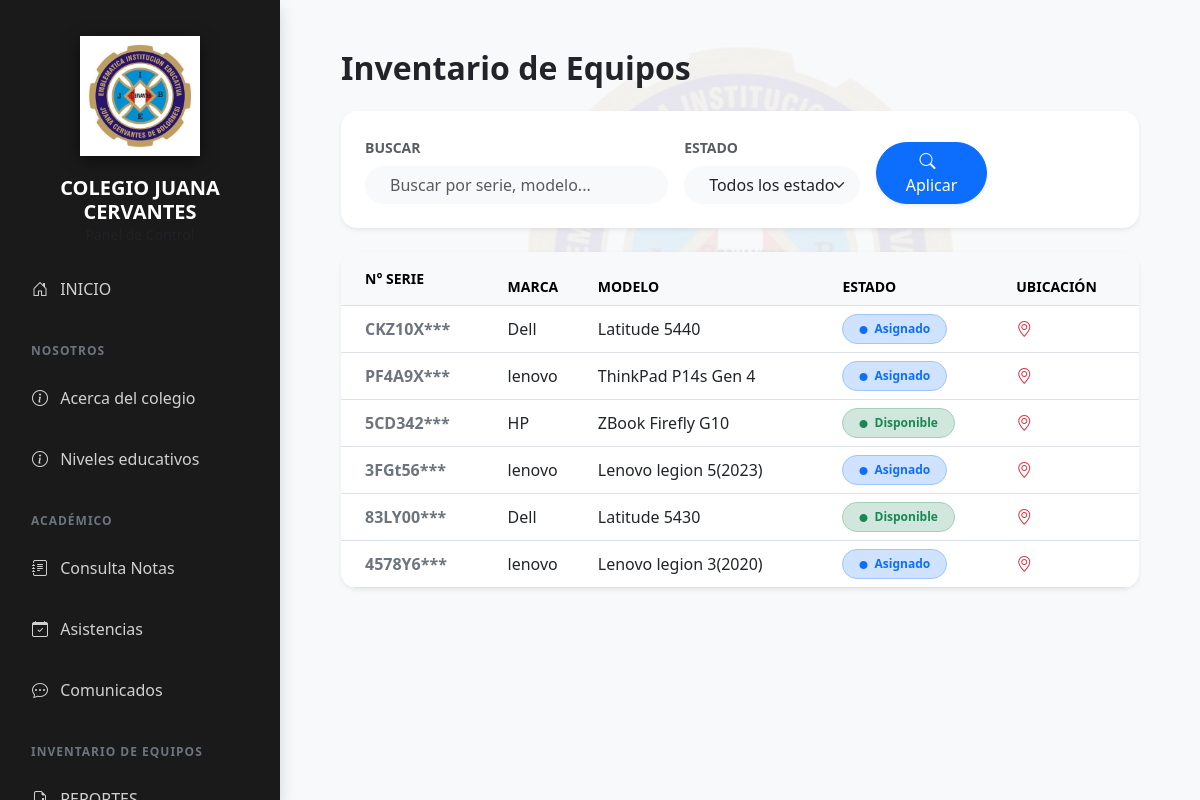
Page /equipos/ (signed in) on the earlier database version.
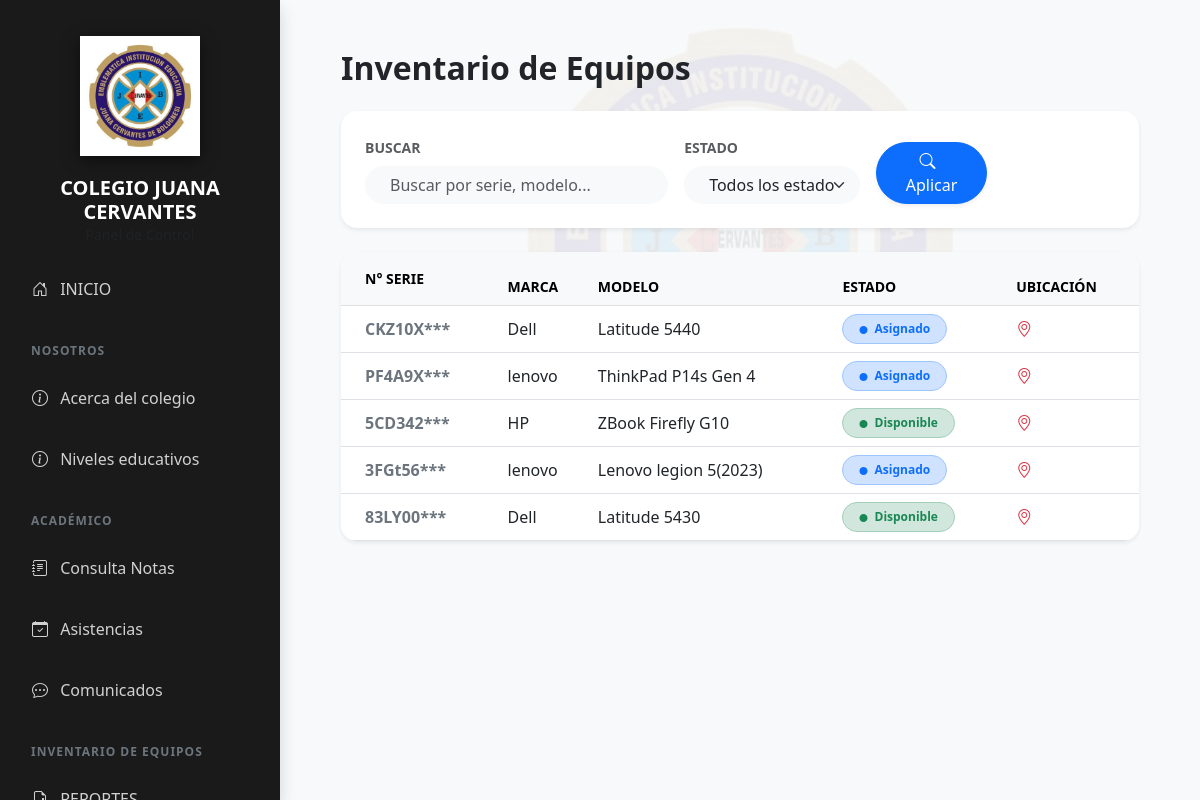
Same page on the later database version.
### inventario/models.py (models this page shows, shortened)
class Equipo(models.Model):
    CATEGORIAS = [
        ('LAPTOP', 'Laptop / Computadora'),
        ('SONIDO', 'Equipo de Sonido / Parlantes'),
        ('ELECTRO', 'Electrodoméstico'),
        ('ACCESORIO', 'Accesorio'),
    ]
    ESTADOS = [
        ('DISPONIBLE', 'Disponible'),
        ('EN_USO', 'En Uso'),
        ('MANTENIMIENTO', 'En Mantenimiento'),
        ('BAJA', 'Baja'),
    ]
    serie = models.CharField(max_length=100, unique=True)
    categoria = models.CharField(max_length=20, choices=CATEGORIAS, default='LAPTOP')
    marca = models.CharField(max_length=50)
    modelo = models.CharField(max_length=50)
    fecha_ingreso_colegio = models.DateField(verbose_name="Fecha de Ingreso/Donación")
    estado = models.CharField(max_length=15, choices=ESTADOS, default='DISPONIBLE')
    aula_actual = models.CharField(max_length=100, blank=True, null=True)
    eliminado = models.BooleanField(default=False, editable=False)
    objects = EquipoManager()

### inventario/views.py (the view)
# urls.py: path('equipos/', views.inventario_view, name='inventario'),
def inventario_view(request):
    if not request.user.is_authenticated and not request.session.get('es_invitado'):
        return redirect('login')
    equipos = Equipo.objects.all()
    q = request.GET.get('q', '')
    estado = request.GET.get('estado', '')
    if q:
        equipos = equipos.filter(
            Q(serie__icontains=q) |
            Q(marca__icontains=q) |
            Q(modelo__icontains=q)
        )
    if estado:
        equipos = equipos.filter(estado=estado)
    return render(request, 'inventario.html', {
        'equipos': equipos,
        'q': q,
        'estado_actual': estado,
    })

### inventario/templates/inventario.html (shortened to what this page needs)
{% extends "base.html" %}
{% load static %}
{% block content %}
<div class="container-fluid p-4" style="position: relative;">
    <div style="position: absolute; top: 40%; left: 50%; transform: translate(-50%, -50%); z-index: 0; pointer-events: none;">
        <img src="{% static 'inventario/logo.jpg' %}" alt="Fondo" style="width: 500px; opacity: 0.08;">
    </div>
    <div style="position: relative; z-index: 1;">
        <h2 class="fw-bold mb-4">Inventario de Equipos</h2>
        <div class="card border-0 shadow-sm mb-4 p-4 rounded-4 bg-white">
            <form method="GET" class="row g-3 align-items-end">
                <div class="col-md-5">
                    <label class="small fw-bold text-muted mb-2">BUSCAR</label>
                    <input type="text" name="q" class="form-control rounded-pill border-light bg-light px-4" placeholder="Buscar por serie, modelo...">
                </div>
                <div class="col-md-3">
                    <label class="small fw-bold text-muted mb-2">ESTADO</label>
                    <select name="estado" class="form-select rounded-pill border-light bg-light px-4">
                        <option value="">Todos los estados</option>
                    </select>
                </div>
                <div class="col-md-2">
                    <button type="submit" class="btn btn-primary rounded-pill w-100 shadow-sm px-4">
                        <i class="bi bi-search me-2"></i> Aplicar
                    </button>
                </div>
            </form>
        </div>
        <div class="card border-0 shadow-sm rounded-4 overflow-hidden bg-white">
            <table class="table table-hover align-middle mb-0">
                <thead class="table-light">
                    <tr class="text-muted small">
                        <th class="ps-4 py-3">N° SERIE</th>
                        <th>MARCA</th>
                        <th>MODELO</th>
                        <th>ESTADO</th>
                        <th>UBICACIÓN</th>
                    </tr>
                </thead>
                <tbody>
                    {% for e in equipos %}
                    <tr>
                        <td class="ps-4 fw-bold text-secondary">{{ e.serie|slice:":6" }}***</td>
                        <td>{{ e.marca }}</td>
                        <td>{{ e.modelo }}</td>
                        <td>
                            {% if e.estado == 'DISPONIBLE' %}
                                <span class="badge rounded-pill bg-success-subtle text-success px-3 py-2 border border-success-subtle">
                                    <i class="bi bi-circle-fill me-1" style="font-size: 8px;"></i> Disponible
                                </span>
                            {% else %}
                                <span class="badge rounded-pill bg-primary-subtle text-primary px-3 py-2 border border-primary-subtle">
                                    <i class="bi bi-circle-fill me-1" style="font-size: 8px;"></i> Asignado
                                </span>
                            {% endif %}
                        </td>
                        <td><i class="bi bi-geo-alt me-1 text-danger"></i> {{ e.aula }}</td>
                    </tr>
                    {% endfor %}
                </tbody>
            </table>
        </div>
    </div>
</div>
{% endblock %}

### inventario/templates/base.html (shortened to what this page needs)
{% load static %}
<!DOCTYPE html>
<html lang="es">
<head>
    <link href="https://cdn.jsdelivr.net/npm/bootstrap@5.3.0/dist/css/bootstrap.min.css" rel="stylesheet">
    <link rel="stylesheet" href="https://cdn.jsdelivr.net/npm/bootstrap-icons@1.11.0/font/bootstrap-icons.css">
</head>
<body>
    {% if user.is_authenticated or request.session.es_invitado %}
        <div class="sidebar p-3 shadow" id="sidebar">
            <div class="text-center">
                <img src="{% static 'inventario/logo.jpg' %}" alt="Logo" class="sidebar-logo">
                <h5 class="text-white fw-bold mb-0">COLEGIO JUANA CERVANTES</h5>
                <p class="text-muted small">Panel de Control</p>
            </div>
            <ul class="nav nav-pills flex-column mb-auto">
                <li class="nav-item">
                    <a href="{% url 'dashboard' %}" class="nav-link p-3 {% if request.resolver_match.url_name == 'dashboard' %}active{% endif %}">
                        <i class="bi bi-house-door me-2"></i> INICIO
                    </a>
                </li>
                <li><div class="nav-section-title">NOSOTROS</div></li>
                <li class="nav-item">
                    <a href="{% url 'info' %}" class="nav-link p-3 {% if request.resolver_match.url_name == 'info' %}active{% endif %}">
                        <i class="bi bi-info-circle me-2"></i> Acerca del colegio
                    </a>
                </li>
                <li class="nav-item">
                    <a href="#" class="nav-link p-3">
                        <i class="bi bi-info-circle me-2"></i> Niveles educativos
                    </a>
                </li>
                <li><div class="nav-section-title">ACADÉMICO</div></li>
                <li class="nav-item">
                    <a href="{% url 'notas' %}" class="nav-link p-3 {% if request.resolver_match.url_name == 'notas' %}active{% endif %}">
                        <i class="bi bi-journal-text me-2"></i> Consulta Notas
                    </a>
                </li>
                <li class="nav-item">
                    <a href="{% url 'asistencias' %}" class="nav-link p-3 {% if request.resolver_match.url_name == 'asistencias' %}active{% endif %}">
                        <i class="bi bi-calendar-check me-2"></i> Asistencias
                    </a>
                </li>
                <li class="nav-item">
                    <a href="#" class="nav-link p-3">
                        <i class="bi bi-chat-dots me-2"></i> Comunicados
                    </a>
                </li>
                <li><div class="nav-section-title">INVENTARIO DE EQUIPOS</div></li>
                <li class="nav-item">
                    <a href="{% url 'reportes' %}" class="nav-link text-white p-3 {% if request.resolver_match.url_name == 'reportes' %}active{% endif %}">
                        <i class="bi bi-file-earmark-bar-graph me-2"></i> REPORTES
                    </a>
                </li>
            </ul>
        </div>
        <div class="main-content">
            <div class="container-fluid">
                {% block content %}{% endblock %}
            </div>
        </div>
    {% else %}
        <div class="login-screen" style="min-height:100vh; display:flex; align-items:center; justify-content:center; background:#001a33;">
            {% block guest_content %}{% endblock %}
        </div>
    {% endif %}
</body>
</html>

### inventario/templates/base.html (style rules this page uses)
:root { --sidebar-bg: #1a1a1a; --primary-blue: #0d6efd; --sidebar-width: 280px; }
body { margin: 0; background-color: #f8f9fa; font-family: 'Segoe UI', Roboto, sans-serif; overflow-x: hidden; }
.sidebar { width: var(--sidebar-width); height: 100vh; background: var(--sidebar-bg); position: fixed; top: 0; left: 0; z-index: 1050; transition: all 0.3s ease-in-out; display: flex; flex-direction: column; }
.main-content { margin-left: var(--sidebar-width); min-height: 100vh; padding: 25px; transition: all 0.3s ease-in-out; }
.nav-link { transition: all 0.2s; border-radius: 10px; margin-bottom: 5px; color: rgba(255,255,255,0.8) !important; }
.nav-section-title { font-size: 0.75rem; text-transform: uppercase; letter-spacing: 1px; color: #6c757d; margin: 20px 0 10px 15px; font-weight: bold; }
.sidebar-logo { width: 120px; height: auto; margin: 20px auto; display: block; filter: drop-shadow(0px 4px 8px rgba(0,0,0,0.5)); }

Differences in the rows shown:
removed Equipo: serie "4578Y6", marca "lenovo", modelo "Lenovo legion 3(2020)", estado "NO_EXISTE" (drawn)
